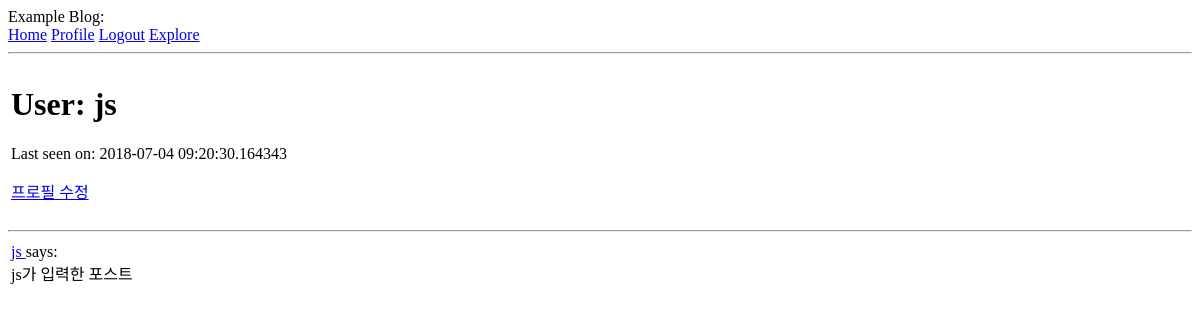
Page /user/js (signed in) on the earlier database version.
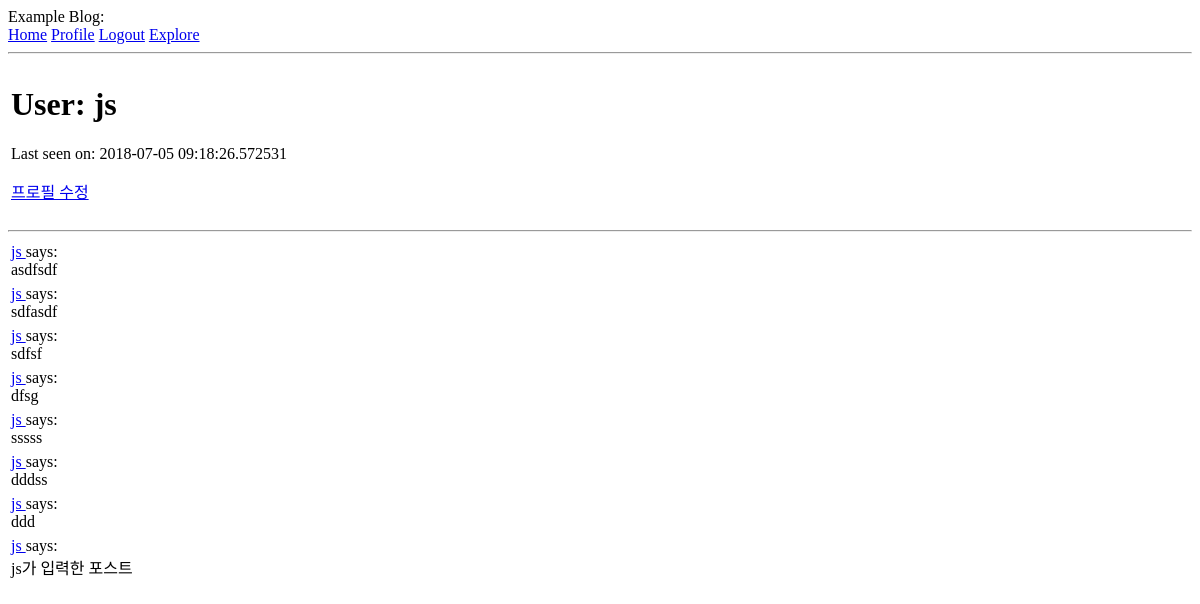
Same page on the later database version.
### app/models.py (models this page shows, shortened)
class User(UserMixin, db.Model):
    id = db.Column(db.Integer, primary_key=True)
    username = db.Column(db.String(64), index=True, unique=True)
    email = db.Column(db.String(120), index=True, unique=True)
    password_hash = db.Column(db.String(128))
    posts = db.relationship('Post', backref='author', lazy='dynamic')
    about_me = db.Column(db.String(140))
    last_seen = db.Column(db.DateTime, default=datetime.utcnow)
    followed = db.relationship(
        'User', secondary=followers,
        primaryjoin=(followers.c.follower_id == id),
        secondaryjoin=(followers.c.followed_id == id),
        backref=db.backref('followers', lazy='dynamic'), lazy='dynamic'
    )

class Post(db.Model):
    id = db.Column(db.Integer, primary_key=True)
    body = db.Column(db.String(140))
    timestamp = db.Column(db.DateTime, index=True, default=datetime.utcnow)
    user_id = db.Column(db.Integer, db.ForeignKey('user.id'))

### app/routes.py (the view)
@app.route('/user/<username>')
@login_required
def user(username):
    user = User.query.filter_by(username=username).first_or_404()
    page = request.args.get('page', 1, type=int)
    posts = user.posts.order_by(Post.timestamp.desc()).paginate(
        page, app.config['POSTS_PER_PAGE'], False)
    next_url = url_for('user', username=user.username, page=posts.next_num) \
        if posts.has_next else None
    prev_url = url_for('user', username=user.username, page=posts.prev_num) \
        if posts.has_prev else None
    return render_template('user.html', user=user, posts=posts.items,
                           next_url=next_url, prev_url=prev_url)

### app/models.py (called while the page is built)
@login.user_loader
def load_user(id):
    return User.query.get(int(id))

### app/routes.py (called while the page is built)
@app.before_request
def before_request():
    if current_user.is_authenticated:
        current_user.last_seen = datetime.utcnow()
        db.session.commit()

### app/templates/user.html (shortened to what this page needs)
{% extends "base.html" %}
{% block content %}
    <table>
        <tr valign="top">
            <td>
                <h1>User: {{ user.username }}</h1>
                {% if user.last_seen %} <p>Last seen on: {{ user.last_seen }}</p> {% endif %}
                {% if user == current_user %}
                    <p><a href="{{ url_for('edit_profile') }}">프로필 수정</a></p>
                {% elif not current_user.is_following(user) %}
                    <p><a href="{{ url_for('follow', username=user.username) }}">Follow</a></p>
                {% else %}
                    <p><a href="{{ url_for('unfollow', username=user.username) }}">Unfollow</a></p>
                {% endif %}
            </td>
        </tr>
    </table>
    <hr>
    {% for post in posts %}
        {% include '_post.html' %}
    {% endfor %}
{% endblock %}

### app/templates/_post.html
<table>
    <tr valign="top">
        <td>
            <a href="{{ url_for('user', username=post.author.username) }}">
                {{ post.author.username }}
            </a>
            says:<br>
            {{ post.body }}
        </td>
    </tr>
</table>

Differences in the rows shown:
changed User "js": last_seen "2018-07-04 09:20:30.164343" → "2018-07-05 09:18:26.572531"
added Post: author.username "js", body "asdfsdf"
added Post: author.username "js", body "sdfasdf"
added Post: author.username "js", body "sdfsf"
added Post: author.username "js", body "dfsg"
added Post: author.username "js", body "sssss"
added Post: author.username "js", body "dddss"
added Post: author.username "js", body "ddd"
